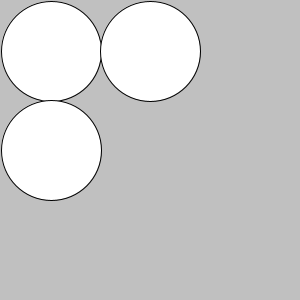
Frame 1 (no input)
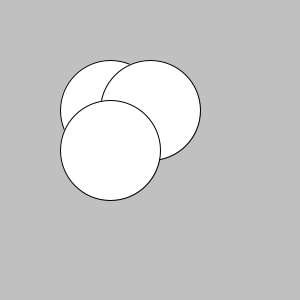
Frame 60 (the mouse pressed at the canvas centre just before this capture)
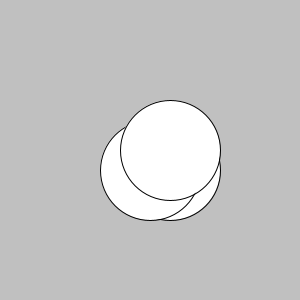
Frame 120 (the mouse held since frame 60 and released just before this capture)

The Processing sketch that drew these frames (run headless with seeded random() and noise(); from frame 60 on, the mouse is pressed at the canvas centre):

// Processing sketch: processing_112651
// ── processing_112651.pde

int diameter = 100;
int positionX = 50;
int Switch = 0; 


  void setup(){
    size(300,300);
  }
  
  void draw(){
    background(192);
    
    if(positionX >= width-diameter/2){
    Switch = 1;
    
    }
    if(positionX == diameter/2){
      Switch = 0;
    }
    
    if(Switch == 0){
    positionX++;
      
    }else{
      positionX--;
     
    
   }
   
    ellipse(positionX,positionX,diameter,diameter);
    ellipse(150,positionX,diameter,diameter);
    ellipse(positionX,150,diameter,diameter);
   
  }
